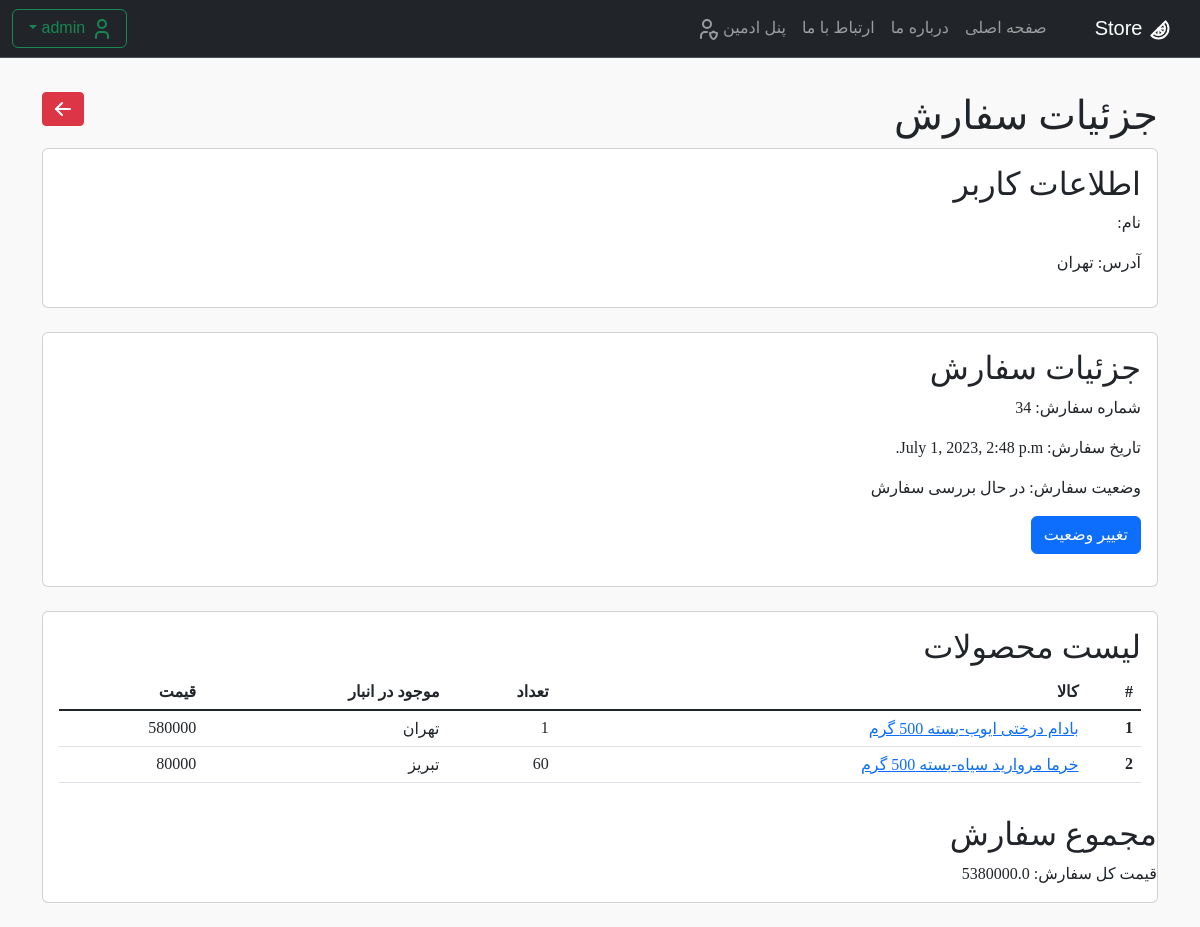
The app's page /panel/order_customer/34/ (signed in), older data.
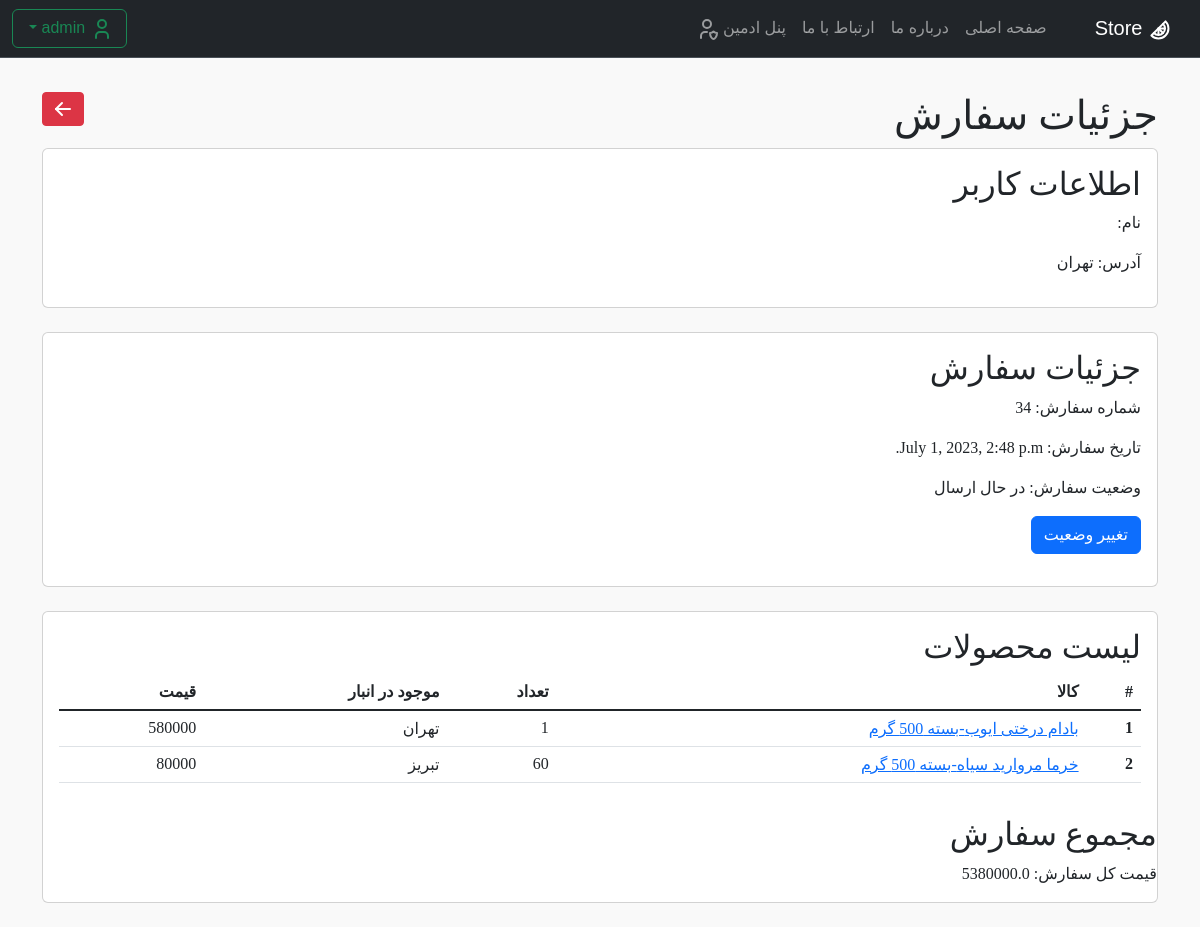
The same page, newer data.
### carts/models.py (models this page shows, shortened)
class Order(models.Model):
    STATUS_CHOICES = (
        ('در حال بررسی سفارش', 'در حال بررسی سفارش'),
        ('در حال ارسال', 'در حال ارسال'),
        ('تحویل شده', 'تحویل شده'),
    )
    customer = models.ForeignKey(User, on_delete=models.CASCADE, verbose_name='نام کاربر')
    date_order = models.DateTimeField(auto_now_add=True, verbose_name='تاریخ خرید')
    total_price = models.FloatField(blank=True, null=True, verbose_name='قیمت کل')
    status = models.CharField(
        max_length=50,
        choices=STATUS_CHOICES, default='در حال بررسی سفارش')

### accounts/models.py (models this page shows, shortened)
class User(AbstractUser):
    email = models.EmailField(unique=True)
    city = models.ForeignKey(City, on_delete=models.CASCADE, null=True)

### products/models.py (models this page shows, shortened)
class City(models.Model):
    TYPE_CHOICES = (
        ("آبادان", "آبادان"),
        ("بوشهر", "بوشهر"),
        ("تهران", "تهران"),
        ("کرج", "کرج"),
        ("تبریز", "تبریز"),
        ("مشهد", "مشهد"),
        ("اصفهان", "اصفهان"),
        ("شیراز", "شیراز"),
        ("قم", "قم"),
        ("قشم", "قشم"),
        ("کرمان", "کرمان"),
        ("کردستان", "کردستان"),
    )
    name = models.CharField(max_length=50, choices=TYPE_CHOICES)
    def __str__(self):
        return f"{self.name}"

### pages/views.py (the view, shortened to what this page needs)
# urls.py: path('panel/order_customer/<int:order_id>/', View_Order.as_view(), name='Det_order'),
class View_Order(View):
    @method_decorator(permission_required('carts.view_orderitem'))
    def get(self, request, order_id):
        order = Order.objects.get(pk=order_id)
        order_items = OrderItem.objects.filter(order=order)
        context = {'order': order,
                   'order_items': order_items,
                   }
        return render(request, 'admin/order_customer.html', context=context)
    def dispatch(self, request, *args, **kwargs):
        if not request.user.is_staff:
            return HttpResponseForbidden("<b><h2>دسترسی ممنوع است</h2></b><h4> .فقط مدیر سایت میتواند وارد شود</h4>")
        return super().dispatch(request, *args, **kwargs)

### products/models.py (called while the page is built)
    def __str__(self):
        return f"{self.name} {self.Supplier.first()}"

    def __str__(self):
        return f"{self.name}"

### templates/admin/order_customer.html (shortened to what this page needs)
{% extends 'base.html' %}
{% block content %}
<br>
<button type="submit" class="btn btn-danger btn-sm" style="float:left"><a class="nav-link active"
                                                                          href="{% url 'list_order_customer' %}">
</a></button>
<div class="order-details r-text" style="font-family: Vazir">
    <h1>جزئیات سفارش</h1>
    <div class="card">
        <div class="card-body">
            <h2>اطلاعات کاربر</h2>
            <p>نام: {{ order.customer.first_name }} {{ order.customer.last_name }}</p>
            <p>آدرس: {{ order.customer.city }}</p>
        </div>
    </div>
    <br>
    <div class="card">
        <div class="card-body">
            <h2>جزئیات سفارش</h2>
            <p>شماره سفارش: {{ order.id }}</p>
            <p>تاریخ سفارش: {{ order.date_order }}</p>
            <p>وضعیت سفارش: {{ order.status }}</p>
            <form action="" method="post">
                <button type="submit" class="btn btn-primary">تغییر وضعیت</button>
            </form>
        </div>
    </div>
    <br>
    <div class="card">
        <div class="card-body">
            <h2>لیست محصولات</h2>
            <table class="table">
                <thead>
                <tr>
                    <th scope="col">#</th>
                    <th scope="col">کالا</th>
                    <th scope="col">تعداد</th>
                    <th scope="col">موجود در انبار</th>
                    <th scope="col">قیمت</th>
                </tr>
                </thead>
                <tbody class="table-group-divider">
                {% for item in order.order_items.all %}
                <tr>
                    <th scope="row">{{ forloop.counter }}</th>
                    <td>
                        {% if item.product_variation.pk is None %}
                        متاسفانه کالا حذف شده است، با مدیر فروش تماس بگیرید.
                        {% else %}
                        <a href="{% url 'pro_v' pk=item.product_variation.pk %}">{{ item.product_variation }}-بسته 500
                            گرم</a>
                        {% endif %}
                    </td>
                    <td>{{ item.quantity }}</td>
                    <td>{{ item.city }}</td>
                    <td>{{ item.unit_price }}</td>
                </tr>
                {% endfor %}
                </tbody>
            </table>
        </div>
        <h2>مجموع سفارش</h2>
        <p>قیمت کل سفارش: {{ order.total_price }}</p>
    </div>
</div>
<br>
{% endblock %}

Row changes from the older to the newer data that the page shows:
changed Order "تهران": status "در حال بررسی سفارش" → "در حال ارسال"
